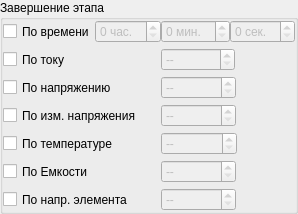
        <widget class="QGroupBox" name="stage_finish">
         <property name="sizePolicy">
          <sizepolicy hsizetype="Maximum" vsizetype="Maximum">
           <horstretch>0</horstretch>
           <verstretch>0</verstretch>
          </sizepolicy>
         </property>
         <property name="title">
          <string>Завершение этапа</string>
         </property>
         <layout class="QFormLayout" name="formLayout_2">
          <property name="fieldGrowthPolicy">
           <enum>QFormLayout::ExpandingFieldsGrow</enum>
          </property>
          <property name="formAlignment">
           <set>Qt::AlignLeading|Qt::AlignLeft|Qt::AlignVCenter</set>
          </property>
          <property name="horizontalSpacing">
           <number>0</number>
          </property>
          <property name="verticalSpacing">
           <number>5</number>
          </property>
          <property name="leftMargin">
           <number>0</number>
          </property>
          <property name="topMargin">
           <number>0</number>
          </property>
          <property name="rightMargin">
           <number>0</number>
          </property>
          <property name="bottomMargin">
           <number>0</number>
          </property>
          <item row="0" column="0">
           <layout class="QHBoxLayout" name="horizontalLayout_9">
            <item>
             <widget class="QCheckBox" name="cbFinishTime">
              <property name="sizePolicy">
               <sizepolicy hsizetype="Preferred" vsizetype="Preferred">
                <horstretch>0</horstretch>
                <verstretch>0</verstretch>
               </sizepolicy>
              </property>
              <property name="text">
               <string>По времени</string>
              </property>
              <property name="iconSize">
               <size>
                <width>24</width>
                <height>24</height>
               </size>
              </property>
              <property name="checkable">
               <bool>true</bool>
              </property>
             </widget>
            </item>
            <item>
             <widget class="QSpinBox" name="sbFinishHour">
              <property name="enabled">
               <bool>false</bool>
              </property>
              <property name="sizePolicy">
               <sizepolicy hsizetype="Preferred" vsizetype="Maximum">
                <horstretch>0</horstretch>
                <verstretch>0</verstretch>
               </sizepolicy>
              </property>
              <property name="suffix">
               <string> час.</string>
              </property>
              <property name="displayIntegerBase">
               <number>10</number>
              </property>
             </widget>
            </item>
           </layout>
          </item>
          <item row="0" column="1">
           <layout class="QHBoxLayout" name="horizontalLayout">
            <item>
             <widget class="QSpinBox" name="sbFinishMinuts">
              <property name="enabled">
               <bool>false</bool>
              </property>
              <property name="sizePolicy">
               <sizepolicy hsizetype="Preferred" vsizetype="Maximum">
                <horstretch>0</horstretch>
                <verstretch>0</verstretch>
               </sizepolicy>
              </property>
              <property name="suffix">
               <string> мин.</string>
              </property>
              <property name="maximum">
               <number>60</number>
              </property>
             </widget>
            </item>
            <item>
             <widget class="QSpinBox" name="sbFinishSecunds">
              <property name="enabled">
               <bool>false</bool>
              </property>
              <property name="sizePolicy">
               <sizepolicy hsizetype="Preferred" vsizetype="Maximum">
                <horstretch>0</horstretch>
                <verstretch>0</verstretch>
               </sizepolicy>
              </property>
              <property name="suffix">
               <string> сек.</string>
              </property>
              <property name="maximum">
               <number>60</number>
              </property>
             </widget>
            </item>
           </layout>
          </item>
          <item row="1" column="0">
           <widget class="QCheckBox" name="cbFinishCurrent">
            <property name="sizePolicy">
             <sizepolicy hsizetype="Preferred" vsizetype="Preferred">
              <horstretch>0</horstretch>
              <verstretch>0</verstretch>
             </sizepolicy>
            </property>
            <property name="text">
             <string>По току</string>
            </property>
            <property name="iconSize">
             <size>
              <width>24</width>
              <height>24</height>
             </size>
            </property>
            <property name="checkable">
             <bool>true</bool>
            </property>
            <property name="checked">
             <bool>false</bool>
            </property>
           </widget>
          </item>
          <item row="1" column="1">
           <widget class="QDoubleSpinBox" name="sbFinishCurrent">
            <property name="enabled">
             <bool>false</bool>
            </property>
            <property name="sizePolicy">
             <sizepolicy hsizetype="Preferred" vsizetype="Maximum">
              <horstretch>0</horstretch>
              <verstretch>0</verstretch>
             </sizepolicy>
            </property>
            <property name="specialValueText">
             <string>--</string>
            </property>
            <property name="suffix">
             <string> A</string>
            </property>
            <property name="decimals">
             <number>2</number>
            </property>
            <property name="maximum">
             <double>999.000000000000000</double>
            </property>
            <property name="singleStep">
             <double>0.100000000000000</double>
            </property>
           </widget>
          </item>
          <item row="2" column="0">
           <widget class="QCheckBox" name="cbFinishVoltage">
            <property name="sizePolicy">
             <sizepolicy hsizetype="Preferred" vsizetype="Preferred">
              <horstretch>0</horstretch>
              <verstretch>0</verstretch>
             </sizepolicy>
            </property>
            <property name="text">
             <string>По напряжению</string>
            </property>
            <property name="iconSize">
             <size>
              <width>24</width>
              <height>24</height>
             </size>
            </property>
            <property name="checkable">
             <bool>true</bool>
            </property>
           </widget>
          </item>
          <item row="2" column="1">
           <widget class="QDoubleSpinBox" name="sbFinishVoltage">
            <property name="enabled">
             <bool>false</bool>
            </property>
            <property name="sizePolicy">
             <sizepolicy hsizetype="Preferred" vsizetype="Maximum">
              <horstretch>0</horstretch>
              <verstretch>0</verstretch>
             </sizepolicy>
            </property>
            <property name="specialValueText">
             <string>--</string>
            </property>
            <property name="suffix">
             <string> В</string>
            </property>
            <property name="decimals">
             <number>2</number>
            </property>
            <property name="maximum">
             <double>999.000000000000000</double>
            </property>
            <property name="singleStep">
             <double>0.100000000000000</double>
            </property>
           </widget>
          </item>
          <item row="3" column="0">
           <widget class="QCheckBox" name="cbFinishDeltaVoltage">
            <property name="sizePolicy">
             <sizepolicy hsizetype="Preferred" vsizetype="Preferred">
              <horstretch>0</horstretch>
              <verstretch>0</verstretch>
             </sizepolicy>
            </property>
            <property name="text">
             <string>По изм. напряжения</string>
            </property>
            <property name="iconSize">
             <size>
              <width>24</width>
              <height>24</height>
             </size>
            </property>
            <property name="checkable">
             <bool>true</bool>
            </property>
           </widget>
          </item>
          <item row="3" column="1">
           <widget class="QDoubleSpinBox" name="sbFinishDeltaVoltage">
            <property name="enabled">
             <bool>false</bool>
            </property>
            <property name="sizePolicy">
             <sizepolicy hsizetype="Preferred" vsizetype="Maximum">
              <horstretch>0</horstretch>
              <verstretch>0</verstretch>
             </sizepolicy>
            </property>
            <property name="specialValueText">
             <string>--</string>
            </property>
            <property name="suffix">
             <string> В</string>
            </property>
            <property name="decimals">
             <number>2</number>
            </property>
            <property name="maximum">
             <double>999.000000000000000</double>
            </property>
            <property name="singleStep">
             <double>0.100000000000000</double>
            </property>
           </widget>
          </item>
          <item row="4" column="0">
           <widget class="QCheckBox" name="cbFinishTemperature">
            <property name="sizePolicy">
             <sizepolicy hsizetype="Preferred" vsizetype="Preferred">
              <horstretch>0</horstretch>
              <verstretch>0</verstretch>
             </sizepolicy>
            </property>
            <property name="text">
             <string>По температуре</string>
            </property>
            <property name="iconSize">
             <size>
              <width>24</width>
              <height>24</height>
             </size>
            </property>
            <property name="checkable">
             <bool>true</bool>
            </property>
           </widget>
          </item>
          <item row="4" column="1">
           <widget class="QDoubleSpinBox" name="sbFinishTemperature">
            <property name="enabled">
             <bool>false</bool>
            </property>
            <property name="sizePolicy">
             <sizepolicy hsizetype="Preferred" vsizetype="Maximum">
              <horstretch>0</horstretch>
              <verstretch>0</verstretch>
             </sizepolicy>
            </property>
            <property name="specialValueText">
             <string>--</string>
            </property>
            <property name="suffix">
             <string> C</string>
            </property>
            <property name="decimals">
             <number>2</number>
            </property>
            <property name="maximum">
             <double>999.000000000000000</double>
            </property>
            <property name="singleStep">
             <double>0.100000000000000</double>
            </property>
           </widget>
          </item>
          <item row="5" column="0">
           <widget class="QCheckBox" name="cbFinishCapacity">
            <property name="sizePolicy">
             <sizepolicy hsizetype="Preferred" vsizetype="Preferred">
              <horstretch>0</horstretch>
              <verstretch>0</verstretch>
             </sizepolicy>
            </property>
            <property name="text">
             <string>По Емкости</string>
            </property>
            <property name="iconSize">
             <size>
              <width>24</width>
              <height>24</height>
             </size>
            </property>
            <property name="checkable">
             <bool>true</bool>
            </property>
           </widget>
          </item>
          <item row="5" column="1">
           <widget class="QDoubleSpinBox" name="sbFinishCapacity">
            <property name="enabled">
             <bool>false</bool>
            </property>
            <property name="sizePolicy">
             <sizepolicy hsizetype="Preferred" vsizetype="Maximum">
              <horstretch>0</horstretch>
              <verstretch>0</verstretch>
             </sizepolicy>
            </property>
            <property name="specialValueText">
             <string>--</string>
            </property>
            <property name="suffix">
             <string> В</string>
            </property>
            <property name="decimals">
             <number>2</number>
            </property>
            <property name="maximum">
             <double>999.000000000000000</double>
            </property>
            <property name="singleStep">
             <double>0.100000000000000</double>
            </property>
           </widget>
          </item>
          <item row="6" column="0">
           <widget class="QCheckBox" name="cbFinishCellVoltage">
            <property name="sizePolicy">
             <sizepolicy hsizetype="Preferred" vsizetype="Preferred">
              <horstretch>0</horstretch>
              <verstretch>0</verstretch>
             </sizepolicy>
            </property>
            <property name="text">
             <string>По напр. элемента</string>
            </property>
            <property name="iconSize">
             <size>
              <width>24</width>
              <height>24</height>
             </size>
            </property>
            <property name="checkable">
             <bool>true</bool>
            </property>
           </widget>
          </item>
          <item row="6" column="1">
           <widget class="QDoubleSpinBox" name="sbFinishCellVoltage">
            <property name="enabled">
             <bool>false</bool>
            </property>
            <property name="sizePolicy">
             <sizepolicy hsizetype="Preferred" vsizetype="Maximum">
              <horstretch>0</horstretch>
              <verstretch>0</verstretch>
             </sizepolicy>
            </property>
            <property name="specialValueText">
             <string>--</string>
            </property>
            <property name="suffix">
             <string> В</string>
            </property>
            <property name="decimals">
             <number>2</number>
            </property>
            <property name="maximum">
             <double>999.000000000000000</double>
            </property>
            <property name="singleStep">
             <double>0.100000000000000</double>
            </property>
           </widget>
          </item>
         </layout>
        </widget>
